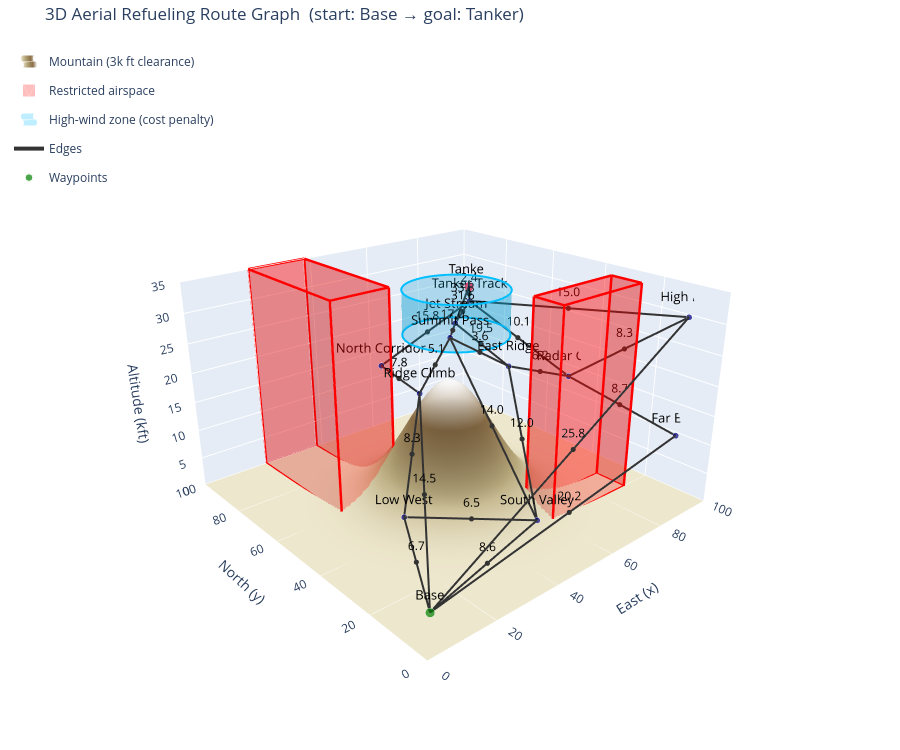

The code cell stored with this chart in its notebook:
### Markdown cell above
Ploting helper functions

### Code cell
# ---------------------------------------------------------------- plot helpers
def solid(color):
    """Single-color colorscale for go.Surface."""
    return [[0, color], [1, color]]


def ring(cx, cy, r, z, n=60):
    t = np.linspace(0, 2 * np.pi, n)
    return cx + r * np.cos(t), cy + r * np.sin(t), np.full(n, z)


def join(segments):
    """Concatenate line segments with None breaks for one Scatter3d trace."""
    xs, ys, zs = [], [], []
    for x, y, z in segments:
        xs += list(x) + [None]; ys += list(y) + [None]; zs += list(z) + [None]
    return xs, ys, zs


# ---------------------------------------------------------------- traces
def mountain_trace():
    g = np.linspace(0, 100, 100)
    X, Y = np.meshgrid(g, g)
    return go.Surface(
        x=X, y=Y, z=terrain(X, Y), name="Mountain (3k ft clearance)",
        colorscale=[[0, "#e8e2c8"], [0.3, "#b5a67a"], [0.7, "#8a6d45"], [1, "#f4f4f4"]],
        showscale=False, showlegend=True, opacity=1.0,
        hovertemplate="Terrain: %{z:.1f} kft<extra></extra>",
        lighting=dict(ambient=0.6, diffuse=0.8, roughness=0.9),
    )


def restricted_traces():
    traces = []
    for n, b in enumerate(RESTRICTED_ZONES):
        (x0, x1), (y0, y1), (z0, z1) = b["x"], b["y"], b["z"]
        vx = [x0, x1, x1, x0, x0, x1, x1, x0]
        vy = [y0, y0, y1, y1, y0, y0, y1, y1]
        vz = [z0, z0, z0, z0, z1, z1, z1, z1]
        i = [0, 0, 4, 4, 0, 0, 1, 1, 2, 2, 3, 3]
        j = [1, 2, 5, 6, 1, 5, 2, 6, 3, 7, 0, 4]
        k = [2, 3, 6, 7, 5, 4, 6, 5, 7, 6, 4, 7]
        traces.append(go.Mesh3d(x=vx, y=vy, z=vz, i=i, j=j, k=k, color="red", opacity=0.25,
                                name="Restricted airspace", legendgroup="restricted",
                                showlegend=(n == 0), hoverinfo="name", flatshading=True))
        edges = [(0, 1), (1, 2), (2, 3), (3, 0), (4, 5), (5, 6), (6, 7), (7, 4),
                 (0, 4), (1, 5), (2, 6), (3, 7)]
        ex, ey, ez = join([([vx[a], vx[c]], [vy[a], vy[c]], [vz[a], vz[c]]) for a, c in edges])
        traces.append(go.Scatter3d(x=ex, y=ey, z=ez, mode="lines", line=dict(color="red", width=5),
                                   legendgroup="restricted", showlegend=False, hoverinfo="skip"))
    return traces



def wind_traces():
    w = WIND
    th, zz = np.meshgrid(np.linspace(0, 2 * np.pi, 50), np.linspace(*w["z"], 2))
    X = w["cx"] + w["r"] * np.cos(th)
    Y = w["cy"] + w["r"] * np.sin(th)
    cyl = go.Surface(x=X, y=Y, z=zz, surfacecolor=np.zeros_like(zz), colorscale=solid("deepskyblue"),
                     showscale=False, opacity=0.25, name="High-wind zone (cost penalty)",
                     legendgroup="wind", showlegend=True, hoverinfo="name")
    ex, ey, ez = join([ring(w["cx"], w["cy"], w["r"], w["z"][0]),
                       ring(w["cx"], w["cy"], w["r"], w["z"][1])])
    outline = go.Scatter3d(x=ex, y=ey, z=ez, mode="lines", line=dict(color="deepskyblue", width=4),
                           legendgroup="wind", showlegend=False, hoverinfo="skip")
    return [cyl, outline]


def edge_traces():
    segs, mx, my, mz, labels, short = [], [], [], [], [], []
    for node, nbrs in refuel_graph.items():
        for nbr, c in nbrs:
            (x0, y0, z0), (x1, y1, z1) = coords[node], coords[nbr]
            segs.append(([x0, x1], [y0, y1], [z0, z1]))
            mx.append((x0 + x1) / 2); my.append((y0 + y1) / 2); mz.append((z0 + z1) / 2)
            labels.append(f"{node} → {nbr}<br>cost {c:.2f}")
            short.append(f"{c:.1f}")
    ex, ey, ez = join(segs)
    lines = go.Scatter3d(x=ex, y=ey, z=ez, mode="lines", line=dict(color="#333333", width=4),
                         name="Edges", legendgroup="edges", hoverinfo="skip")
    costs = go.Scatter3d(x=mx, y=my, z=mz, mode="markers+text", text=short, hovertext=labels,
                         hoverinfo="text", textposition="top center",
                         textfont=dict(size=12, color="black"),
                         marker=dict(size=3, color="#333333"),
                         name="Edge costs", legendgroup="edges", showlegend=False)
    return [lines, costs]


def blocked_edge_trace():
    """Removed connections, dashed; hidden until clicked in the legend."""
    if not blocked_edges:
        return []
    ex, ey, ez = join([([coords[a][0], coords[b][0]], [coords[a][1], coords[b][1]],
                        [coords[a][2], coords[b][2]]) for a, b, _ in blocked_edges])
    return [go.Scatter3d(x=ex, y=ey, z=ez, mode="lines",
                         line=dict(color="red", width=3, dash="dash"),
                         name="Blocked connections", visible="legendonly", hoverinfo="skip")]


def node_trace():
    names = list(coords)
    xs, ys, zs = zip(*coords.values())
    colors = ["green" if n == start else "crimson" if n == goal else "navy" for n in names]
    sizes = [11 if n in (start, goal) else 7 for n in names]
    hover = [f"<b>{n}</b><br>Altitude: {z} kft<br>Terrain clearance: {z - terrain(x, y):.1f} kft"
             for n, (x, y, z) in coords.items()]
    return go.Scatter3d(x=xs, y=ys, z=zs, mode="markers+text", text=names,
                        textposition="top center", textfont=dict(size=13, color="black"),
                        marker=dict(size=sizes, color=colors, line=dict(color="white", width=1)),
                        hovertext=hover, hoverinfo="text", name="Waypoints")


# ---------------------------------------------------------------- figure
def build_figure():
    fig = go.Figure([mountain_trace(), *restricted_traces(),
                     *wind_traces(), *edge_traces(), *blocked_edge_trace(), node_trace()])
    fig.update_layout(
        title="3D Aerial Refueling Route Graph  (start: Base → goal: Tanker)",
        scene=dict(
            xaxis=dict(title="East (x)", range=[0, 100]),
            yaxis=dict(title="North (y)", range=[0, 100]),
            zaxis=dict(title="Altitude (kft)", range=[0, 35]),
            aspectmode="manual", aspectratio=dict(x=1, y=1, z=0.6),
            camera=dict(eye=dict(x=-1.4, y=-1.6, z=0.9)),
        ),
        legend=dict(x=0.01, y=0.99, bgcolor="rgba(255,255,255,0.85)"),
        margin=dict(l=0, r=0, t=40, b=0), height=750,
    )
    return fig


if __name__ == "__main__":
    fig = build_figure()
    fig.write_html("refuel_graph_3d.html")   # standalone file, opens in any browser
    fig.show()

### Figure 1 — Plotly figure (JSON) as saved in the notebook; plotly's stock layout.template omitted (floating-point values rounded to 4 significant figures; data arrays with more than 128 entries replaced by an {"elided": "..."} marker saying what was removed)
{"data": [{"colorscale": [[0, "#e8e2c8"], [0.3, "#b5a67a"], [0.7, "#8a6d45"], [1, "#f4f4f4"]], "hovertemplate": "Terrain: %{z:.1f} kft<extra></extra>", "lighting": {"ambient": 0.6, "diffuse": 0.8, "roughness": 0.9}, "name": "Mountain (3k ft clearance)", "opacity": 1, "showlegend": true, "showscale": false, "type": "surface", "x": {"elided": "100x100 float values"}, "y": {"elided": "100x100 float values"}, "z": {"elided": "100x100 float values"}}, {"color": "red", "flatshading": true, "hoverinfo": "name", "i": [0, 0, 4, 4, 0, 0, 1, 1, 2, 2, 3, 3], "j": [1, 2, 5, 6, 1, 5, 2, 6, 3, 7, 0, 4], "k": [2, 3, 6, 7, 5, 4, 6, 5, 7, 6, 4, 7], "legendgroup": "restricted", "name": "Restricted airspace", "opacity": 0.25, "showlegend": true, "type": "mesh3d", "x": [20, 38, 38, 20, 20, 38, 38, 20], "y": [60, 60, 100, 100, 60, 60, 100, 100], "z": [0, 0, 0, 0, 35, 35, 35, 35]}, {"hoverinfo": "skip", "legendgroup": "restricted", "line": {"color": "red", "width": 5}, "mode": "lines", "showlegend": false, "type": "scatter3d", "x": [20, 38, null, 38, 38, null, 38, 20, null, 20, 20, null, 20, 38, null, 38, 38, null, 38, 20, null, 20, 20, null, 20, 20, null, 38, 38, null, 38, 38, null, 20, 20, null], "y": [60, 60, null, 60, 100, null, 100, 100, null, 100, 60, null, 60, 60, null, 60, 100, null, 100, 100, null, 100, 60, null, 60, 60, null, 60, 60, null, 100, 100, null, 100, 100, null], "z": [0, 0, null, 0, 0, null, 0, 0, null, 0, 0, null, 35, 35, null, 35, 35, null, 35, 35, null, 35, 35, null, 0, 35, null, 0, 35, null, 0, 35, null, 0, 35, null]}, {"color": "red", "flatshading": true, "hoverinfo": "name", "i": [0, 0, 4, 4, 0, 0, 1, 1, 2, 2, 3, 3], "j": [1, 2, 5, 6, 1, 5, 2, 6, 3, 7, 0, 4], "k": [2, 3, 6, 7, 5, 4, 6, 5, 7, 6, 4, 7], "legendgroup": "restricted", "name": "Restricted airspace", "opacity": 0.25, "showlegend": false, "type": "mesh3d", "x": [60, 90, 90, 60, 60, 90, 90, 60], "y": [20, 20, 30, 30, 20, 20, 30, 30], "z": [0, 0, 0, 0, 35, 35, 35, 35]}, {"hoverinfo": "skip", "legendgroup": "restricted", "line": {"color": "red", "width": 5}, "mode": "lines", "showlegend": false, "type": "scatter3d", "x": [60, 90, null, 90, 90, null, 90, 60, null, 60, 60, null, 60, 90, null, 90, 90, null, 90, 60, null, 60, 60, null, 60, 60, null, 90, 90, null, 90, 90, null, 60, 60, null], "y": [20, 20, null, 20, 30, null, 30, 30, null, 30, 20, null, 20, 20, null, 20, 30, null, 30, 30, null, 30, 20, null, 20, 20, null, 20, 20, null, 30, 30, null, 30, 30, null], "z": [0, 0, null, 0, 0, null, 0, 0, null, 0, 0, null, 35, 35, null, 35, 35, null, 35, 35, null, 35, 35, null, 0, 35, null, 0, 35, null, 0, 35, null, 0, 35, null]}, {"colorscale": [[0, "deepskyblue"], [1, "deepskyblue"]], "hoverinfo": "name", "legendgroup": "wind", "name": "High-wind zone (cost penalty)", "opacity": 0.25, "showlegend": true, "showscale": false, "surfacecolor": [[0.0, 0.0, 0.0, 0.0, 0.0, 0.0, 0.0, 0.0, 0.0, 0.0, 0.0, 0.0, 0.0, 0.0, 0.0, 0.0, 0.0, 0.0, 0.0, 0.0, 0.0, 0.0, 0.0, 0.0, 0.0, 0.0, 0.0, 0.0, 0.0, 0.0, 0.0, 0.0, 0.0, 0.0, 0.0, 0.0, 0.0, 0.0, 0.0, 0.0, 0.0, 0.0, 0.0, 0.0, 0.0, 0.0, 0.0, 0.0, 0.0, 0.0], [0.0, 0.0, 0.0, 0.0, 0.0, 0.0, 0.0, 0.0, 0.0, 0.0, 0.0, 0.0, 0.0, 0.0, 0.0, 0.0, 0.0, 0.0, 0.0, 0.0, 0.0, 0.0, 0.0, 0.0, 0.0, 0.0, 0.0, 0.0, 0.0, 0.0, 0.0, 0.0, 0.0, 0.0, 0.0, 0.0, 0.0, 0.0, 0.0, 0.0, 0.0, 0.0, 0.0, 0.0, 0.0, 0.0, 0.0, 0.0, 0.0, 0.0]], "type": "surface", "x": [[86.0, 85.87, 85.48, 84.83, 83.94, 82.82, 81.49, 79.98, 78.29, 76.48, 74.55, 72.55, 70.51, 68.46, 66.44, 64.47, 62.6, 60.85, 59.24, 57.82, 56.59, 55.58, 54.82, 54.3, 54.03, 54.03, 54.3, 54.82, 55.58, 56.59, 57.82, 59.24, 60.85, 62.6, 64.47, 66.44, 68.46, 70.51, 72.55, 74.55, 76.48, 78.29, 79.98, 81.49, 82.82, 83.94, 84.83, 85.48, 85.87, 86.0], [86.0, 85.87, 85.48, 84.83, 83.94, 82.82, 81.49, 79.98, 78.29, 76.48, 74.55, 72.55, 70.51, 68.46, 66.44, 64.47, 62.6, 60.85, 59.24, 57.82, 56.59, 55.58, 54.82, 54.3, 54.03, 54.03, 54.3, 54.82, 55.58, 56.59, 57.82, 59.24, 60.85, 62.6, 64.47, 66.44, 68.46, 70.51, 72.55, 74.55, 76.48, 78.29, 79.98, 81.49, 82.82, 83.94, 84.83, 85.48, 85.87, 86.0]], "y": [[70.0, 72.05, 74.06, 76.0, 77.85, 79.57, 81.13, 82.51, 83.68, 84.63, 85.34, 85.79, 85.99, 85.93, 85.6, 85.02, 84.19, 83.12, 81.84, 80.37, 78.73, 76.94, 75.04, 73.06, 71.03, 68.97, 66.94, 64.96, 63.06, 61.27, 59.63, 58.16, 56.88, 55.81, 54.98, 54.4, 54.07, 54.01, 54.21, 54.66, 55.37, 56.32, 57.49, 58.87, 60.43, 62.15, 64.0, 65.94, 67.95, 70.0], [70.0, 72.05, 74.06, 76.0, 77.85, 79.57, 81.13, 82.51, 83.68, 84.63, 85.34, 85.79, 85.99, 85.93, 85.6, 85.02, 84.19, 83.12, 81.84, 80.37, 78.73, 76.94, 75.04, 73.06, 71.03, 68.97, 66.94, 64.96, 63.06, 61.27, 59.63, 58.16, 56.88, 55.81, 54.98, 54.4, 54.07, 54.01, 54.21, 54.66, 55.37, 56.32, 57.49, 58.87, 60.43, 62.15, 64.0, 65.94, 67.95, 70.0]], "z": [[22.0, 22.0, 22.0, 22.0, 22.0, 22.0, 22.0, 22.0, 22.0, 22.0, 22.0, 22.0, 22.0, 22.0, 22.0, 22.0, 22.0, 22.0, 22.0, 22.0, 22.0, 22.0, 22.0, 22.0, 22.0, 22.0, 22.0, 22.0, 22.0, 22.0, 22.0, 22.0, 22.0, 22.0, 22.0, 22.0, 22.0, 22.0, 22.0, 22.0, 22.0, 22.0, 22.0, 22.0, 22.0, 22.0, 22.0, 22.0, 22.0, 22.0], [30.0, 30.0, 30.0, 30.0, 30.0, 30.0, 30.0, 30.0, 30.0, 30.0, 30.0, 30.0, 30.0, 30.0, 30.0, 30.0, 30.0, 30.0, 30.0, 30.0, 30.0, 30.0, 30.0, 30.0, 30.0, 30.0, 30.0, 30.0, 30.0, 30.0, 30.0, 30.0, 30.0, 30.0, 30.0, 30.0, 30.0, 30.0, 30.0, 30.0, 30.0, 30.0, 30.0, 30.0, 30.0, 30.0, 30.0, 30.0, 30.0, 30.0]]}, {"hoverinfo": "skip", "legendgroup": "wind", "line": {"color": "deepskyblue", "width": 4}, "mode": "lines", "showlegend": false, "type": "scatter3d", "x": [86, 85.91, 85.64, 85.19, 84.57, 83.78, 82.84, 81.76, 80.54, 79.2, 77.75, 76.22, 74.62, 72.96, 71.28, 69.57, 67.88, 66.2, 64.57, 63.0, 61.51, 60.12, 58.84, 57.68, 56.67, 55.8, 55.1, 54.56, 54.2, 54.02, 54.02, 54.2, 54.56, 55.1, 55.8, 56.67, 57.68, 58.84, 60.12, 61.51, 63.0, 64.57, 66.2, 67.88, 69.57, 71.28, 72.96, 74.62, 76.22, 77.75, 79.2, 80.54, 81.76, 82.84, 83.78, 84.57, 85.19, 85.64, 85.91, 86, null, 86, 85.91, 85.64, 85.19, 84.57, 83.78, 82.84, 81.76, 80.54, 79.2, 77.75, 76.22, 74.62, 72.96, 71.28, 69.57, 67.88, 66.2, 64.57, 63.0, 61.51, 60.12, 58.84, 57.68, 56.67, 55.8, 55.1, 54.56, 54.2, 54.02, 54.02, 54.2, 54.56, 55.1, 55.8, 56.67, 57.68, 58.84, 60.12, 61.51, 63.0, 64.57, 66.2, 67.88, 69.57, 71.28, 72.96, 74.62, 76.22, 77.75, 79.2, 80.54, 81.76, 82.84, 83.78, 84.57, 85.19, 85.64, 85.91, 86, null], "y": [70, 71.7, 73.38, 75.03, 76.61, 78.12, 79.54, 80.85, 82.04, 83.09, 84.0, 84.74, 85.32, 85.72, 85.95, 85.99, 85.86, 85.54, 85.05, 84.39, 83.56, 82.58, 81.46, 80.21, 78.84, 77.38, 75.83, 74.21, 72.55, 70.85, 69.15, 67.45, 65.79, 64.17, 62.62, 61.16, 59.79, 58.54, 57.42, 56.44, 55.61, 54.95, 54.46, 54.14, 54.01, 54.05, 54.28, 54.68, 55.26, 56.0, 56.91, 57.96, 59.15, 60.46, 61.88, 63.39, 64.97, 66.62, 68.3, 70, null, 70, 71.7, 73.38, 75.03, 76.61, 78.12, 79.54, 80.85, 82.04, 83.09, 84.0, 84.74, 85.32, 85.72, 85.95, 85.99, 85.86, 85.54, 85.05, 84.39, 83.56, 82.58, 81.46, 80.21, 78.84, 77.38, 75.83, 74.21, 72.55, 70.85, 69.15, 67.45, 65.79, 64.17, 62.62, 61.16, 59.79, 58.54, 57.42, 56.44, 55.61, 54.95, 54.46, 54.14, 54.01, 54.05, 54.28, 54.68, 55.26, 56.0, 56.91, 57.96, 59.15, 60.46, 61.88, 63.39, 64.97, 66.62, 68.3, 70, null], "z": [22, 22, 22, 22, 22, 22, 22, 22, 22, 22, 22, 22, 22, 22, 22, 22, 22, 22, 22, 22, 22, 22, 22, 22, 22, 22, 22, 22, 22, 22, 22, 22, 22, 22, 22, 22, 22, 22, 22, 22, 22, 22, 22, 22, 22, 22, 22, 22, 22, 22, 22, 22, 22, 22, 22, 22, 22, 22, 22, 22, null, 30, 30, 30, 30, 30, 30, 30, 30, 30, 30, 30, 30, 30, 30, 30, 30, 30, 30, 30, 30, 30, 30, 30, 30, 30, 30, 30, 30, 30, 30, 30, 30, 30, 30, 30, 30, 30, 30, 30, 30, 30, 30, 30, 30, 30, 30, 30, 30, 30, 30, 30, 30, 30, 30, 30, 30, 30, 30, 30, 30, null]}, {"hoverinfo": "skip", "legendgroup": "edges", "line": {"color": "#333333", "width": 4}, "mode": "lines", "name": "Edges", "type": "scatter3d", "x": [5, 18, null, 5, 45, null, 5, 33, null, 5, 98, null, 5, 98, null, 18, 33, null, 18, 45, null, 45, 66, null, 45, 50, null, 33, 50, null, 33, 48, null, 98, 96, null, 98, 96, null, 98, 88, null, 50, 66, null, 50, 66, null, 48, 88, null, 66, 66, null, 66, 96, null, 66, 88, null, 66, 95, null, 96, 88, null, 88, 95, null], "y": [5, 30, null, 5, 12, null, 5, 42, null, 5, 10, null, 5, 10, null, 30, 42, null, 30, 12, null, 12, 44, null, 12, 50, null, 42, 50, null, 42, 78, null, 10, 48, null, 10, 48, null, 10, 84, null, 50, 66, null, 50, 44, null, 78, 84, null, 44, 66, null, 44, 48, null, 66, 84, null, 66, 92, null, 48, 84, null, 84, 92, null], "z": [4, 8, null, 4, 6, null, 4, 22, null, 4, 10, null, 4, 30, null, 8, 22, null, 8, 6, null, 6, 21, null, 6, 27, null, 22, 27, null, 22, 18, null, 10, 14, null, 30, 14, null, 30, 24, null, 27, 25, null, 27, 21, null, 18, 24, null, 21, 25, null, 21, 14, null, 25, 24, null, 25, 25, null, 14, 24, null, 24, 25, null]}, {"hoverinfo": "text", "hovertext": ["Base → Low West<br>cost 6.69", "Base → South Valley<br>cost 8.63", "Base → Ridge Climb<br>cost 14.45", "Base → Far East<br>cost 20.17", "Base → High East<br>cost 25.84", "Low West → Ridge Climb<br>cost 8.25", "Low West → South Valley<br>cost 6.50", "South Valley → East Ridge<br>cost 11.97", "South Valley → Summit Pass<br>cost 13.99", "Ridge Climb → Summit Pass<br>cost 5.14", "Ridge Climb → North Corridor<br>cost 7.84", "Far East → Radar Gap<br>cost 8.65", "High East → Radar Gap<br>cost 8.26", "High East → Tanker Track<br>cost 14.98", "Summit Pass → Jet Stream<br>cost 17.00", "Summit Pass → East Ridge<br>cost 3.62", "North Corridor → Tanker Track<br>cost 15.81", "East Ridge → Jet Stream<br>cost 19.49", "East Ridge → Radar Gap<br>cost 6.21", "Jet Stream → Tanker Track<br>cost 31.65", "Jet Stream → Tanker<br>cost 33.75", "Radar Gap → Tanker Track<br>cost 10.14", "Tanker Track → Tanker<br>cost 2.39"], "legendgroup": "edges", "marker": {"color": "#333333", "size": 3}, "mode": "markers+text", "name": "Edge costs", "showlegend": false, "text": ["6.7", "8.6", "14.5", "20.2", "25.8", "8.3", "6.5", "12.0", "14.0", "5.1", "7.8", "8.7", "8.3", "15.0", "17.0", "3.6", "15.8", "19.5", "6.2", "31.6", "33.8", "10.1", "2.4"], "textfont": {"color": "black", "size": 12}, "textposition": "top center", "type": "scatter3d", "x": [11.5, 25, 19, 51.5, 51.5, 25.5, 31.5, 55.5, 47.5, 41.5, 40.5, 97, 97, 93, 58, 58, 68, 66, 81, 77, 80.5, 92, 91.5], "y": [17.5, 8.5, 23.5, 7.5, 7.5, 36, 21, 28, 31, 46, 60, 29, 29, 47, 58, 47, 81, 55, 46, 75, 79, 66, 88], "z": [6, 5, 13, 7, 17, 15, 7, 13.5, 16.5, 24.5, 20, 12, 22, 27, 26, 24, 21, 23, 17.5, 24.5, 25, 19, 24.5]}, {"hoverinfo": "text", "hovertext": ["<b>Base</b><br>Altitude: 4 kft<br>Terrain clearance: 4.0 kft", "<b>Low West</b><br>Altitude: 8 kft<br>Terrain clearance: 7.9 kft", "<b>South Valley</b><br>Altitude: 6 kft<br>Terrain clearance: 5.9 kft", "<b>Ridge Climb</b><br>Altitude: 22 kft<br>Terrain clearance: 16.1 kft", "<b>Far East</b><br>Altitude: 10 kft<br>Terrain clearance: 10.0 kft", "<b>High East</b><br>Altitude: 30 kft<br>Terrain clearance: 30.0 kft", "<b>Summit Pass</b><br>Altitude: 27 kft<br>Terrain clearance: 7.0 kft", "<b>North Corridor</b><br>Altitude: 18 kft<br>Terrain clearance: 16.7 kft", "<b>East Ridge</b><br>Altitude: 21 kft<br>Terrain clearance: 13.7 kft", "<b>Jet Stream</b><br>Altitude: 25 kft<br>Terrain clearance: 21.6 kft", "<b>Radar Gap</b><br>Altitude: 14 kft<br>Terrain clearance: 14.0 kft", "<b>Tanker Track</b><br>Altitude: 24 kft<br>Terrain clearance: 24.0 kft", "<b>Tanker</b><br>Altitude: 25 kft<br>Terrain clearance: 25.0 kft"], "marker": {"color": ["green", "navy", "navy", "navy", "navy", "navy", "navy", "navy", "navy", "navy", "navy", "navy", "crimson"], "line": {"color": "white", "width": 1}, "size": [11, 7, 7, 7, 7, 7, 7, 7, 7, 7, 7, 7, 11]}, "mode": "markers+text", "name": "Waypoints", "text": ["Base", "Low West", "South Valley", "Ridge Climb", "Far East", "High East", "Summit Pass", "North Corridor", "East Ridge", "Jet Stream", "Radar Gap", "Tanker Track", "Tanker"], "textfont": {"color": "black", "size": 13}, "textposition": "top center", "type": "scatter3d", "x": [5, 18, 45, 33, 98, 98, 50, 48, 66, 66, 96, 88, 95], "y": [5, 30, 12, 42, 10, 10, 50, 78, 44, 66, 48, 84, 92], "z": [4, 8, 6, 22, 10, 30, 27, 18, 21, 25, 14, 24, 25]}], "layout": {"height": 750, "legend": {"bgcolor": "rgba(255,255,255,0.85)", "x": 0.01, "y": 0.99}, "margin": {"b": 0, "l": 0, "r": 0, "t": 40}, "scene": {"aspectmode": "manual", "aspectratio": {"x": 1, "y": 1, "z": 0.6}, "camera": {"eye": {"x": -1.4, "y": -1.6, "z": 0.9}}, "xaxis": {"range": [0, 100], "title": {"text": "East (x)"}}, "yaxis": {"range": [0, 100], "title": {"text": "North (y)"}}, "zaxis": {"range": [0, 35], "title": {"text": "Altitude (kft)"}}}, "title": {"text": "3D Aerial Refueling Route Graph  (start: Base → goal: Tanker)"}}}
